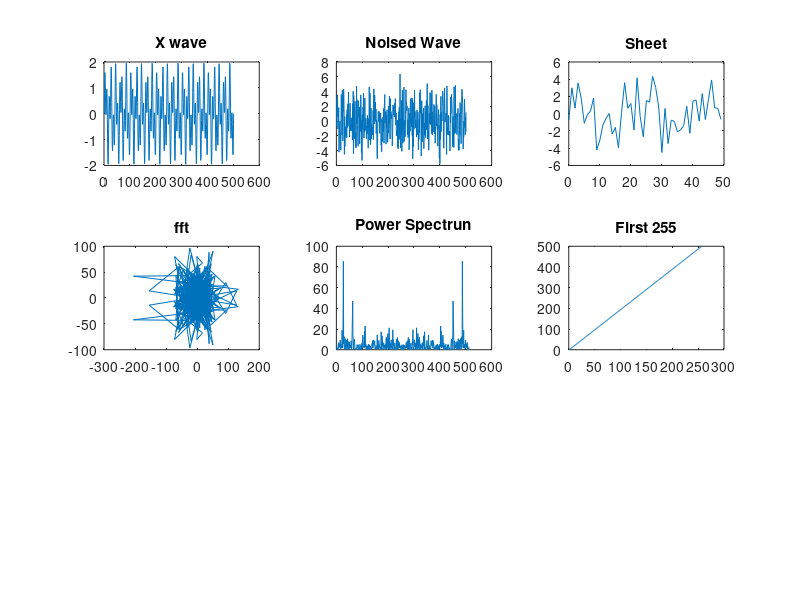

This chart was generated by the following MATLAB code:
Fs = 1000;
T = 1/1000;
t = 0:T:1*.5;
x = sin(2*pi*50*t) + sin(2*pi*120*t);
subplot(3,3,1);
plot(x);
title("X wave");

%creating random noise
y = x + 2*randn(size(t));

subplot(3,3,2);
plot(y);
title("Noised Wave");

%plot from sheet
subplot(3,3,3);
plot(1000*t(1:50),y(1:50));
title("Sheet");

%calculating fft
yy = fft(y,512);
subplot(3,3,4);
plot(yy);
title("fft");

%Power Spectrum
ps = yy.*conj(yy)/512;
subplot(3,3,5);
plot(ps);
title("Power Spectrun");

% first 257 points (the other 255 points are redundant) on a meaningful
% frequency axis: 
f = 1000*(0:256)/512;
subplot(3,3,6);
plot(f);
title("First 255");
